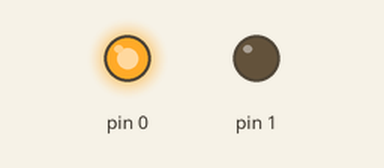
Bench run of a sketch on a simulated Arduino Uno, built with avr-gcc and run on an emulated ATmega328P. Parts: output pins drawn as LEDs (lit = HIGH).

Above: at 0.5 s.
At 5.0 s:
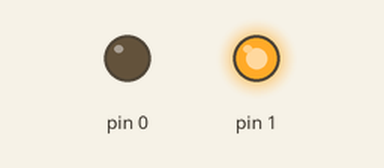
Timing chart, 0 to 6.9 s (numbered marks = the images above):
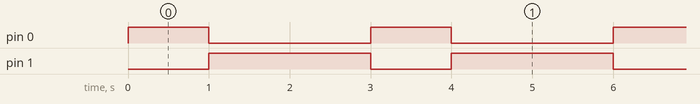

The sketch:

Arduino_Code.ino
```cpp
void setup(){
pinMode(0,OUTPUT);
pinMode(1,OUTPUT);
}

void loop(){
digitalWrite(0,HIGH); //Turn on the first LED
digitalWrite(1,LOW); // Turn off the second LED
delay(1000);
digitalWrite(0,LOW); //Turn off the first LED
digitalWrite(1,HIGH); //Turn on the second LED
delay(2000);
}
```

Measured:
- by itself, pin 0: alternates HIGH for 1.0 s and LOW for 2.0 s
- by itself, pin 1: alternates HIGH for 2.0 s and LOW for 1.0 s
